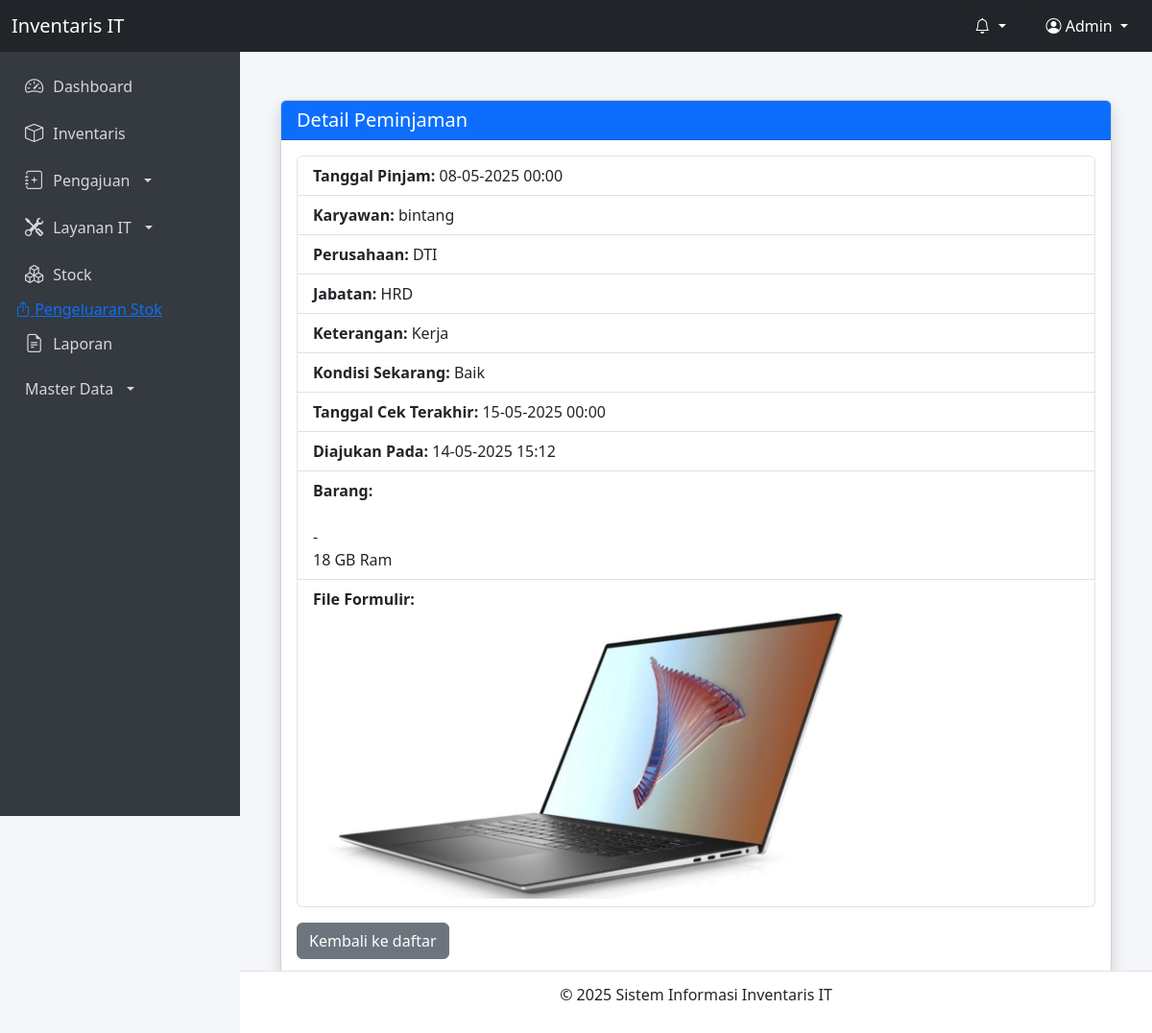
Page /pengajuan/peminjaman_detail.php?id=3 (signed in) on the committed database.
### tables this page shows
CREATE TABLE `peminjaman` (
  `id` int(11) NOT NULL,
  `id_user` int(11) NOT NULL,
  `tanggal_pinjam` date NOT NULL,
  `tanggal_kembali` date DEFAULT NULL,
  `status` enum('Pending','Disetujui','Ditolak') DEFAULT 'Pending',
  `dibaca_admin` tinyint(1) DEFAULT 0,
  `keterangan` text DEFAULT NULL,
  `kondisi_sekarang` text DEFAULT NULL,
  `tanggal_cek` date DEFAULT NULL,
  `created_at` timestamp NOT NULL DEFAULT current_timestamp(),
  `perusahaan` varchar(100) DEFAULT NULL,
  `jabatan` varchar(100) DEFAULT NULL,
  `jenis_barang` varchar(100) DEFAULT NULL,
  `spesifikasi` text DEFAULT NULL,
  `jumlah` int(11) DEFAULT NULL,
  `kondisi_pinjam` varchar(50) DEFAULT NULL,
  `file_formulir` varchar(255) DEFAULT NULL,
  `kode_barang` varchar(50) DEFAULT NULL
);

CREATE TABLE `users` (
  `id` int(11) NOT NULL,
  `username` varchar(50) NOT NULL,
  `password` varchar(255) NOT NULL,
  `role` enum('Admin','Manajer','Karyawan') NOT NULL,
  `timestamp` timestamp NOT NULL DEFAULT current_timestamp() ON UPDATE current_timestamp()
);

### pengajuan/peminjaman_detail.php (the view, shortened to what this page needs)
<?php
include('../layouts/header.php');
include('../layouts/sidebar.php');
function formatTanggal($date)
{
  return $date ? date('d-m-Y H:i', strtotime($date)) : '-';
}
$id = $_GET['id'] ?? null;
$id = mysqli_real_escape_string($conn, $id);
$sql = "SELECT p.*, u.username, b.nama_barang, b.spesifikasi_barang
        FROM peminjaman p
        JOIN users u ON p.id_user = u.id
        LEFT JOIN inventaris b ON p.kode_barang = b.kode_barang
        WHERE p.id = '$id'";
$result = mysqli_query($conn, $sql);
$data = mysqli_fetch_assoc($result);
?>
<div class="content">
  <div class="container mt-4">
    <div class="card shadow">
      <div class="card-header bg-primary text-white">
        <h5 class="mb-0">Detail Peminjaman</h5>
      </div>
      <div class="card-body">
        <ul class="list-group">
          <li class="list-group-item"><strong>Tanggal Pinjam:</strong> <?= formatTanggal($data['tanggal_pinjam']) ?></li>
          <li class="list-group-item"><strong>Karyawan:</strong> <?= htmlspecialchars($data['username']) ?></li>
          <li class="list-group-item"><strong>Perusahaan:</strong> <?= htmlspecialchars($data['perusahaan']) ?></li>
          <li class="list-group-item"><strong>Jabatan:</strong> <?= htmlspecialchars($data['jabatan']) ?></li>
          <li class="list-group-item"><strong>Keterangan:</strong> <?= nl2br(htmlspecialchars($data['keterangan'])) ?></li>
          <li class="list-group-item"><strong>Kondisi Sekarang:</strong> <?= htmlspecialchars($data['kondisi_sekarang']) ?: '-' ?></li>
          <li class="list-group-item"><strong>Tanggal Cek Terakhir:</strong> <?= formatTanggal($data['tanggal_cek']) ?></li>
          <li class="list-group-item"><strong>Diajukan Pada:</strong> <?= formatTanggal($data['created_at']) ?></li>
          <li class="list-group-item">
            <strong>Barang:</strong><br>
            <?= htmlspecialchars($data['kode_barang']) ?><br>
            <?= htmlspecialchars($data['nama_barang'] ?? '-') ?><br>
            <?= htmlspecialchars($data['spesifikasi'] ?? '-') ?>
          </li>
          <?php if (!empty($data['file_formulir'])): ?>
            <li class="list-group-item">
              <strong>File Formulir:</strong><br>
              <?php
              $filePath = '../uploads/' . $data['file_formulir'];
              $ext = strtolower(pathinfo($filePath, PATHINFO_EXTENSION));
              if (in_array($ext, ['jpg', 'jpeg', 'png', 'gif'])) {
                echo "<img src=\"$filePath\" alt=\"Formulir\" class=\"img-fluid\" style=\"max-height:300px; cursor:pointer;\" data-bs-toggle=\"modal\" data-bs-target=\"#imageModal\">";
              } elseif ($ext === 'pdf') {
                echo "<a href=\"$filePath\" target=\"_blank\" class=\"btn btn-outline-primary btn-sm\">Lihat PDF</a>";
              } else {
                echo "<a href=\"$filePath\" download class=\"btn btn-outline-secondary btn-sm\">Download File</a>";
              }
              ?>
            </li>
          <?php else: ?>
            <li class="list-group-item"><strong>File Formulir:</strong> -</li>
          <?php endif; ?>
        </ul>
        <a href="peminjaman_list.php" class="btn btn-secondary mt-3">Kembali ke daftar</a>
      </div>
    </div>
  </div>
</div>
<?php include('../layouts/footer.php'); ?>

### layouts/header.php (shortened to what this page needs)
<!DOCTYPE html>
<html lang="en">
<head>
    <link href="https://cdn.jsdelivr.net/npm/bootstrap@5.3.0/dist/css/bootstrap.min.css" rel="stylesheet" />
    <link href="https://cdn.jsdelivr.net/npm/bootstrap-icons@1.10.5/font/bootstrap-icons.css" rel="stylesheet" />
</head>
<body>
    <nav class="navbar navbar-expand-lg navbar-dark bg-dark fixed-top">
        <div class="container-fluid">
            <span class="navbar-brand mb-0 h1">Inventaris IT</span>
            <div class="d-flex align-items-center">
                <div class="dropdown me-3">
                    <button class="btn btn-dark position-relative dropdown-toggle" type="button" id="notifDropdown"
                        data-bs-toggle="dropdown" aria-expanded="false">
                        <i class="bi bi-bell"></i>
                    </button>
                </div>
                <div class="dropdown">
                    <button class="btn btn-dark dropdown-toggle" type="button" id="profileDropdown"
                        data-bs-toggle="dropdown" aria-expanded="false">
                        <i class="bi bi-person-circle"></i> <span id="userRole">Admin</span>
                    </button>
                </div>
            </div>
        </div>
    </nav>

### layouts/sidebar.php (shortened to what this page needs)
<div id="sidebar" class="sidebar d-flex flex-column p-3 text-white">
  <button class="toggle-btn" onclick="toggleSidebar()">
  </button>
  <ul class="nav nav-pills flex-column" id="menu">
    <li class="nav-item">
      <a href="../dashboard/index.php" class="nav-link" data-page="dashboard" onclick="loadPage('dashboard')">
        <i class="bi bi-speedometer2"></i> <span>Dashboard</span>
      </a>
    </li>
    <li class="nav-item">
      <a href="../inventaris/index.php" class="nav-link" data-page="inventaris" onclick="loadPage('inventaris')">
        <i class="bi bi-box"></i> <span>Inventaris</span>
      </a>
    </li>
    <li>
      <a class="nav-link dropdown-toggle" data-bs-toggle="collapse" href="#pengajuanMenu" role="button">
        <i class="bi bi-journal-plus"></i> <span>Pengajuan</span>
      </a>
    </li>
    <li>
      <a class="nav-link dropdown-toggle" data-bs-toggle="collapse" href="#layananMenu" role="button">
        <i class="bi bi-tools"></i> <span>Layanan IT</span>
      </a>
    </li>
    <li class="nav-item">
      <a href="../stok/stok_list.php" class="nav-link" data-page="stock" onclick="loadPage('stock')"><i
          class="bi bi-boxes"></i> <span>Stock</span></a>
    </li>
    <li><a href="../stok/pengeluaran_stok_list.php"><i class="bi bi-box-arrow-up"></i> Pengeluaran Stok</a></li>
    <li class="nav-item">
      <a href="#" class="nav-link" data-page="laporan" onclick="loadPage('laporan')"><i
          class="bi bi-file-earmark-text"></i> <span>Laporan</span></a>
    </li>
    <li class="nav-item dropdown">
      <a class="nav-link dropdown-toggle" href="#" id="masterMenu" role="button" data-bs-toggle="dropdown"
        aria-expanded="false">
        Master Data
      </a>
    </li>
  </ul>
</div>

### layouts/footer.php (shortened to what this page needs)
<div class="footer">
    <p>&copy; 2025 Sistem Informasi Inventaris IT</p>
</div>
</body>
</html>

### layouts/header.php (style rules this page uses)
body { margin: 0; font-family: 'Segoe UI', Tahoma, Geneva, Verdana, sans-serif; background-color: #f5f6fa; }
.navbar { z-index: 1040; }
.sidebar { height: 100vh; position: fixed; top: 50px; left: 0; width: 250px; background-color: #212529; overflow-y: auto; }
.sidebar .nav-link { color: #ced4da; padding: 10px 20px; transition: background-color 0.2s; }
.content { margin-left: 250px; padding: 80px 30px 60px 30px; min-height: calc(100vh - 56px - 50px); }
.footer { background-color: #ffffff; border-top: 1px solid #dee2e6; text-align: center; padding: 12px; position: fixed; bottom: 0; left: 250px; width: calc(100% - 250px); z-index: 1030; }
.sidebar { width: 250px; background-color: #343a40; min-height: 100vh; transition: all 0.3s ease; }
.sidebar .nav-link { color: #ffffffcc; display: flex; align-items: center; gap: 10px; padding: 10px; }
.sidebar .nav-link i { font-size: 1.2rem; }
.toggle-btn { position: fixed; top: 10px; left: 10px; background: none; border: none; color: white; font-size: 1.5rem; padding: 6px 10px; cursor: pointer; z-index: 2000; border-radius: 4px; transition: background-color 0.3s ease; }

### rows in the picture
peminjaman: tanggal_pinjam "08-05-2025 00:00", id_user.username "bintang", perusahaan "DTI", jabatan "HRD", keterangan "Kerja", kondisi_sekarang "Baik", tanggal_cek "15-05-2025 00:00", created_at "14-05-2025 15:12", spesifikasi "18 GB Ram", file_formulir (picture)

### other values in the picture
$data['nama_barang'] "-"
